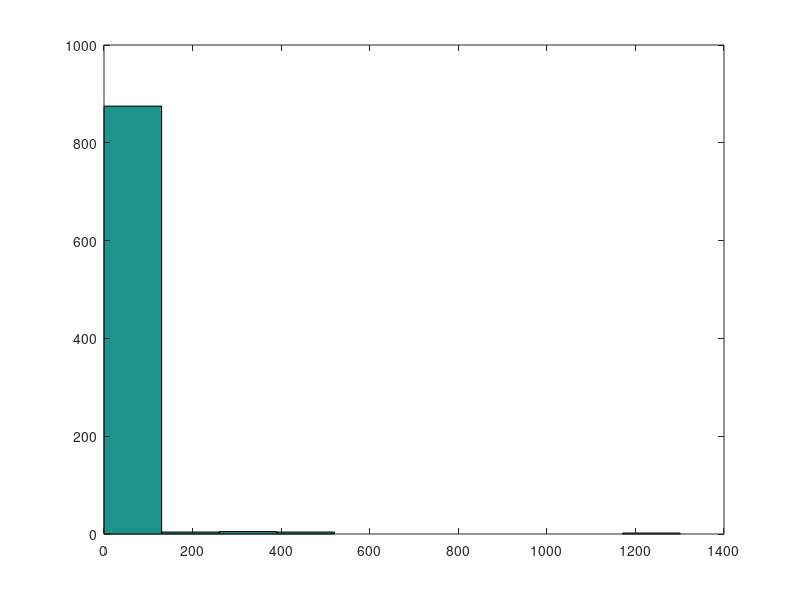

Recreate this plot in MATLAB.
function SSBOND_distribution
	M=dlmread("SSBOND_distribution.txt");
	v=M(:,3)+M(:,4);
	N=max(v);
	for i=(0:N) 
		w(i+1)=sum(v == i);
	endfor
	plot(v);
	hist(v);
	dlmwrite("SSBOND_definitive.txt", w');
endfunction
